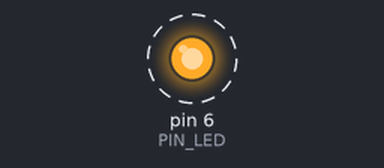
The sketch below on a simulated Arduino Uno, built with avr-gcc and run on an emulated ATmega328P. On the bench: output pins drawn as LEDs (lit = HIGH). Dashed ring = blinking.

Above: at 0.5 s.
Timing chart, 0 to 3.0 s (numbered marks = the images above):
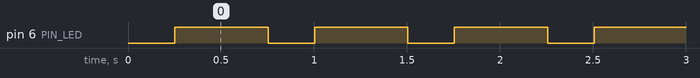

The sketch:

OneBlinkingLEDWithoutDelay.ino
```cpp
const int PIN_LED = 6;

const int LED_ON_TIME = 500;
const int LED_OFF_TIME = 250;

int ledState = LOW;
unsigned long tsLastStateChange = 0;

void setup() {
  pinMode(PIN_LED, OUTPUT);
}

void loop() {
  unsigned long delta = millis() - tsLastStateChange;
  switch(ledState) {
  case LOW:
    if (delta > LED_OFF_TIME) {
      ledState = HIGH;
      tsLastStateChange = millis();
    }
    break;
  case HIGH:
    if (delta > LED_ON_TIME) {
      ledState = LOW;
      tsLastStateChange = millis();
    }
    break;
  }
  digitalWrite(PIN_LED, ledState);
}
```

Measured:
- by itself, pin 6 (PIN_LED): alternates HIGH for 0.50 s and LOW for 0.25 s
